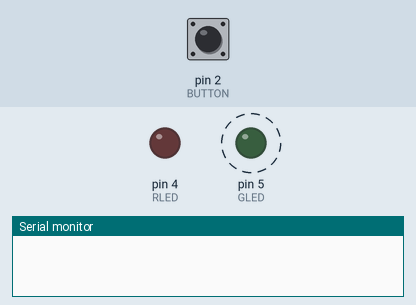
A sketch run on a simulated Arduino Uno, built with avr-gcc and run on an emulated ATmega328P. Shown: output pins drawn as LEDs (lit = HIGH), the last lines printed to the serial monitor. Dashed ring = blinking. The test bench sets the inputs (shaded band); at power-on: pin 2 (BUTTON) HIGH.

Above: at 1.2 s.
1.3 s: pin 2 (BUTTON) pulled LOW for 0.15 s
At 1.37 s:
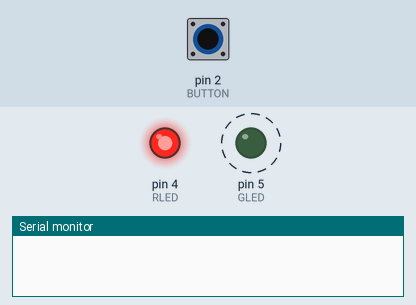
4.3 s: pin 2 (BUTTON) pulled LOW for 1 s
At 6.7 s:
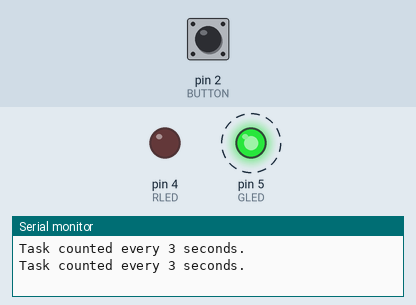
7.3 s: pin 2 (BUTTON) pulled LOW for 3.2 s
At 8.7 s:
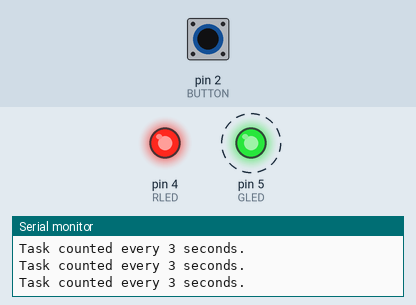
Timing chart, 0 to 18.0 s (numbered marks = the images above; inputs shaded):
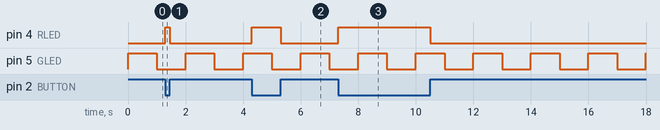

The sketch:

MC_LAB3.ino
```cpp
// Micro Possessor Lab #3
// Sebastian Posada 1/31/2025
// Prompt: This assignment focuses on implementing multitasking using,
// timers and interrupt service routines on an Arduino Uno.
// Defining LED and button pins

#define GLED 5      // Green LED on pin 5
#define RLED 4      // Red LED on pin 4
#define BUTTON 2    // Button on pin 2

// Define global Variables
volatile uint16_t gCounter1 = 0;   // Counter for main task

void setup() {
    Serial.begin(9600);              // Start serial monitor

    pinMode(GLED, OUTPUT);           // Green LED as output
    pinMode(RLED, OUTPUT);           // Red LED as output
    pinMode(BUTTON, INPUT_PULLUP);   // Button as a pullup input

    cli();                           // Disable global interrupts
    setupTimers();                   // Setup Timer1 for 1Hz
    sei();                           // Enable global interrupts

    // Attach interrupt on button press and release
    attachInterrupt(digitalPinToInterrupt(BUTTON), updateRedLED, CHANGE);
}

// Timer setup
void setupTimers() {
    // Timer 1 for green LED at 1Hz and counter
    TCCR1A = 0;
    TCCR1B = (1 << WGM12) | (1 << CS12) | (1 << CS10); // Prescaler 1024
    OCR1A = 15624;            // Match value for 1Hz
    TIMSK1 = (1 << OCIE1A);   // Enable Timer1 and match interrupt
}

// Timer 1 ISR for green LED and counter at 1Hz
ISR(TIMER1_COMPA_vect) {
    digitalWrite(GLED, !digitalRead(GLED)); // Toggle Green LED
    gCounter1++;  // Increment counter for main task
}

// Interrupt for button press and release to control red LED
void updateRedLED() {
    if (digitalRead(BUTTON) == LOW) {
        digitalWrite(RLED, HIGH);  // Turn on red LED when button is pressed
    } else {
        digitalWrite(RLED, LOW);   // Turn off red LED when button is released
    }
}

// Main Loop
void loop() {
    static uint16_t lastCount = 0;

    // Print message every 3 seconds
    if (gCounter1 - lastCount >= 3) {
        Serial.println("Task counted every 3 seconds.");
        lastCount = gCounter1;  // Update last counter check
    }
}
```

Measured:
- after the input at 1.3 s, pin 4 (RLED): LOW → HIGH at once, → LOW 0.15 s later
- after the input at 4.3 s, pin 4 (RLED): LOW → HIGH at once, → LOW 1.0 s later
- after the input at 7.3 s, pin 4 (RLED): LOW → HIGH at once, → LOW 3.2 s later
- by itself, pin 5 (GLED): alternates HIGH for 1.0 s and LOW for 1.0 s
